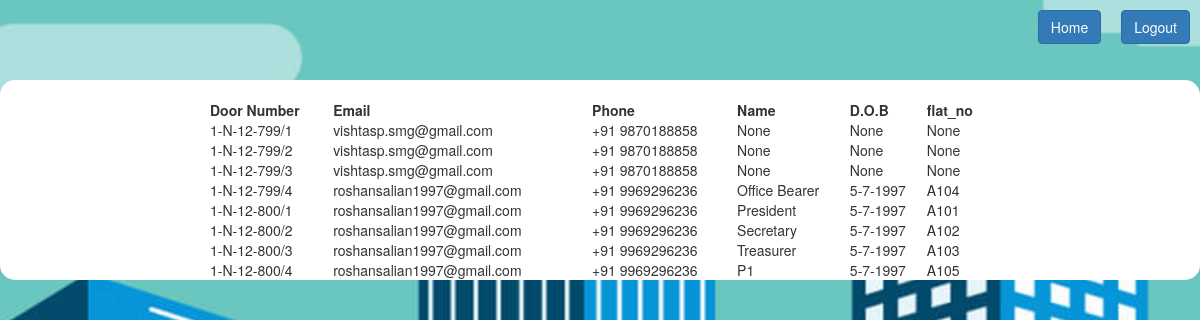
Page /displayFlatOwner on the earlier database version.
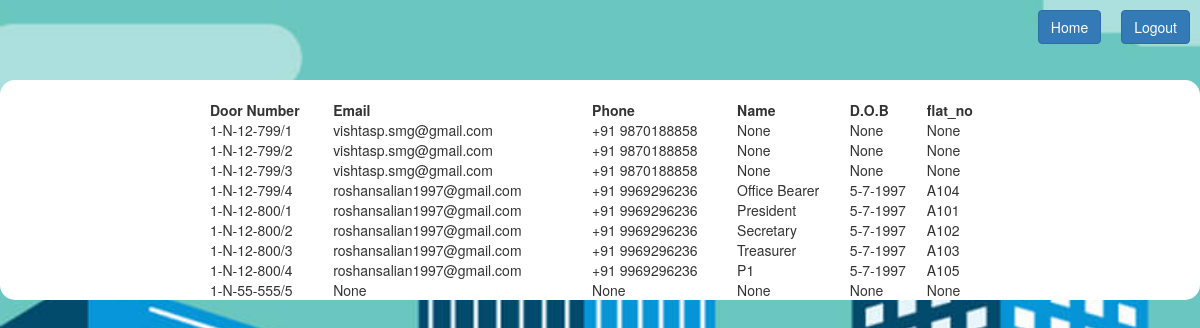
Same page on the later database version.
### tables this page shows
CREATE TABLE "homeOwns" (
	"aptNo"	TEXT,
	"email"	TEXT,
	"phone"	TEXT,
	"usrName"	TEXT,
	"dob"	TEXT,
	"photo"	TEXT,
	"id_photo"	TEXT,
	"father"	TEXT,
	"mother"	TEXT,
	"comm_address"	TEXT,
	"perm_address"	TEXT,
	"occupation"	TEXT,
	"occupancy"	INTEGER,
	"comm_add_proof"	TEXT,
	"perm_add_proof"	TEXT,
	"sale_deed"	TEXT,
	"flat_no"	TEXT,
	PRIMARY KEY("aptNo")
);

### script.py (the view)
@app.route('/displayFlatOwner')
def displayFlatOwner():
	conn = sqlite3.connect('data/data.db')
	cur = conn.cursor()
	cur.execute("SELECT * from homeOwns;")
	data = cur.fetchall()
	return render_template('flatOwnerInfo.html', data=data)

### script.py (called while the page is built)
@app.before_request
def before_request():
	g.user = None
	if 'user' in session:
		g.user = session['user']

### templates/flatOwnerInfo.html (shortened to what this page needs)
<!DOCTYPE html>
<html>
<head>
	<link rel="stylesheet" type="text/css" href="{{ url_for('static', filename='bootstrap.css') }}">
	<link rel="stylesheet" type="text/css" href="{{ url_for('static', filename='myStyles.css') }}">
	<link rel="stylesheet" href="https://maxcdn.bootstrapcdn.com/bootstrap/3.4.0/css/bootstrap.min.css">
</head>
<body class="bgSet">
	<a href="/logout" style="float: right; margin: 10px"><button class="btn btn-primary">Logout</button></a>
  <a href="/welcomeH" style="float: right; margin: 10px"><button class="btn btn-primary">Home</button></a>
  <br>
  <br><br><br>
  <div style="text-align:center; background-color: white; border-radius:15px;">
		<center>
			<table  width="65%" align="center;" style="margin: 0px auto;">
				<tr>
					<td><b>Door Number</b></td>
			    <td><b>Email</b></td>
			    <td><b>Phone</b></td>
					<td><b>Name</b></td>
					<td><b>D.O.B</b></td>
          <td><b>flat_no</b></td>
				<tr>
				<br>
				{% for item in data %}
				<tr>
					<td>{{item[0]}}</td>
			    <td>{{item[1]}}</td>
			    <td>{{item[2]}}</td>
					<td>{{item[3]}}</td>
					<td>{{item[4]}}</td>
          <td>{{item[16]}}</td>
				<tr>
				{% endfor %}
			</table>
		</center>
	</div>
</body>
</html>

Differences in the rows shown:
added homeOwns: aptNo "1-N-55-555/5", item "None"
